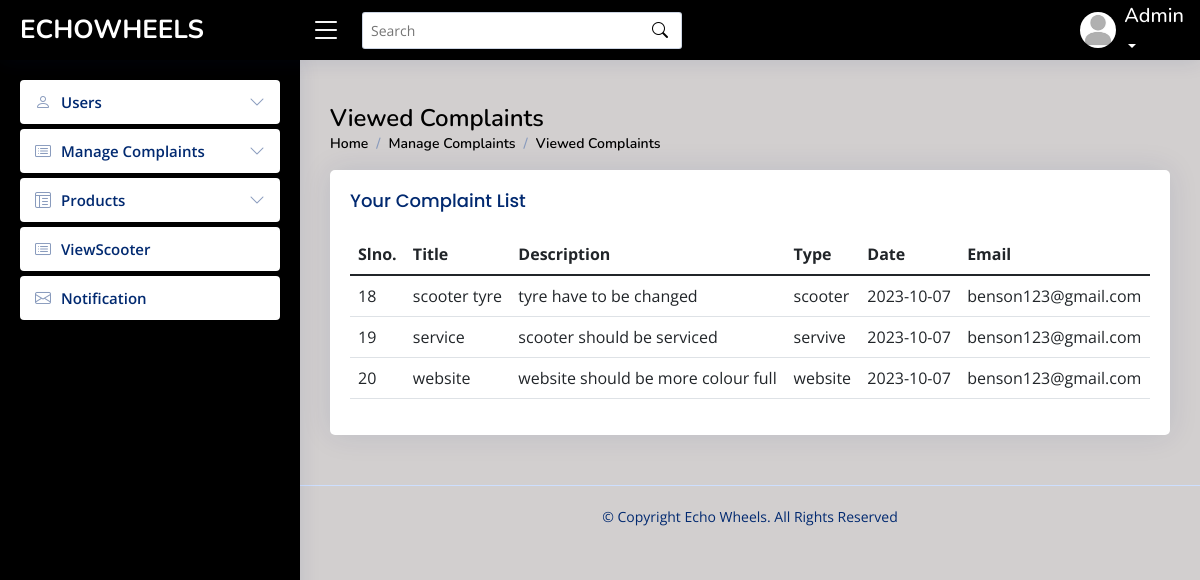
Page /admin/viewedcomplaint.php on the committed database.
### tables this page shows
CREATE TABLE `complaint` (
  `complaint_id` int(40) NOT NULL,
  `title` varchar(40) NOT NULL,
  `description` varchar(200) NOT NULL,
  `type` varchar(10) NOT NULL,
  `date` date NOT NULL,
  `email_id` varchar(50) NOT NULL,
  `reply` varchar(10) NOT NULL,
  `message` varchar(70) NOT NULL
);

### connect.php (called while the page is built, shortened)
<?php
$dbname="echowheels";
$conn=mysqli_connect("localhost","root","",$dbname);
function select_data($sql)
{
  global $conn;
  $res = mysqli_query($conn, $sql);
  if ($res)
    return $res;
  else
    return False;
}
?>

### admin/viewedcomplaint.php (the view, shortened to what this page needs)
<?php
include("header.php");
?>
  <main id="main" class="main">
    <div class="pagetitle">
      <h1>Viewed Complaints</h1>
      <nav>
        <ol class="breadcrumb">
          <li class="breadcrumb-item"><a href="activeuser.php">Home</a></li>
          <li class="breadcrumb-item active">Manage Complaints</li>
          <li class="breadcrumb-item active">Viewed Complaints</li>
        </ol>
      </nav>
    </div>
    <div class="card">
          <div class="card-body">
            <h5 class="card-title">
            Your Complaint List
            </h5>
    <section class="section dashboard">
      <div class="row">
      <section class="section">
      <div class="row">
        <div class="col-lg-12">
              <table class="table datatable">
                <thead>
                  <tr>
                    <th scope="col">Slno.</th>
                    <th scope="col">Title</th>
                    <th scope="col">Description</th>
                    <th scope="col">Type</th>
                    <th scope="col">Date</th>
                    <th scope="col">Email</th>
                  </tr>
                </thead>
                <tbody>
                <?php
               $sql = "SELECT * FROM complaint where  reply='1' ";
                $data=select_data($sql);
                while ($row = mysqli_fetch_assoc($data)) {
                  ?>
                  <tr>
                  <td><?php echo  $row['complaint_id'] ?></td>
                 <td><?php echo  $row['title'] ?></td>
                 <td> <?php echo $row['description'] ?></td>
                 <td><?php echo $row['type'] ?></td>
                 <td><?php echo $row['date']?></td>
                 <td> <?php echo $row['email_id']  ?></td>
                  <?php
                  }
                  ?>
                </tbody>
              </table>
            </div>
          </div>
        </div>
      </div>
  </main>

### admin/assets/css/styleeee.css (style rules this page uses)
:root { scroll-behavior: smooth; }
body { font-family: "Open Sans", sans-serif; background: #d2cfcf; color: #444444; }
a { color: #4154f1; text-decoration: none; }
h1, h2, h3, h4, h5, h6 { font-family: "Nunito", sans-serif; }
#main { margin-top: 60px; padding: 20px 30px; transition: all 0.3s; }
.pagetitle { margin-bottom: 10px; }
.pagetitle h1 { font-size: 24px; margin-bottom: 0; font-weight: 600; color: #000000; }
.card { margin-bottom: 30px; border: none; border-radius: 5px; box-shadow: 0px 0 30px rgba(1, 41, 112, 0.1); }
.card-title { padding: 20px 0 15px 0; font-size: 18px; font-weight: 500; color: #012970; font-family: "Poppins", sans-serif; }
.card-body { padding: 0 20px 20px 20px; }
.breadcrumb { font-size: 14px; font-family: "Nunito", sans-serif; color: #000000; font-weight: 600; }
.breadcrumb a { color: #000000; transition: 0.3s; }
.breadcrumb .breadcrumb-item::before { color: #899bbd; }
.breadcrumb .active { color: #000000; font-weight: 600; }
@media (min-width: 1200px) { #main, #footer { margin-left: 300px; } }
.footer { padding: 20px 0; font-size: 14px; transition: all 0.3s; border-top: 1px solid #cddfff; }
.footer .copyright { text-align: center; color: #012970; }
.footer .credits { padding-top: 5px; text-align: center; font-size: 13px; color: #012970; }

### rows in the picture
complaint: complaint_id "18", title "scooter tyre", description "tyre have to be changed", type "scooter", date "2023-10-07", email "benson123@gmail.com"
complaint: complaint_id "19", title "service", description "scooter should be serviced", type "servive", date "2023-10-07", email "benson123@gmail.com"
complaint: complaint_id "20", title "website", description "website should be more colour full", type "website", date "2023-10-07", email "benson123@gmail.com"
